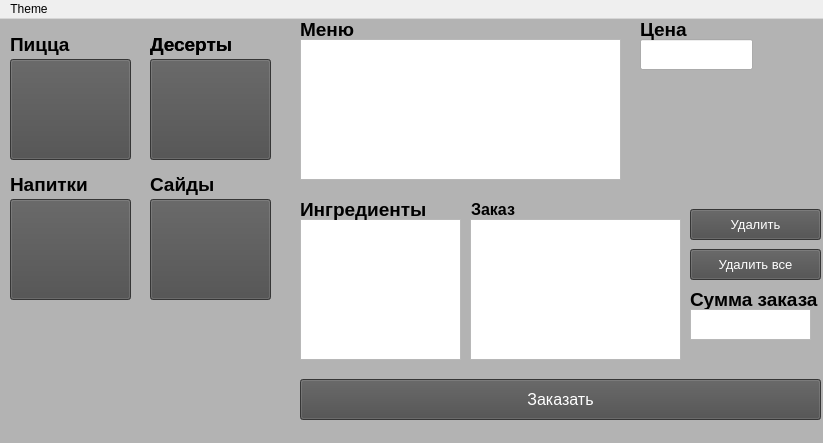
<?xml version="1.0" encoding="UTF-8"?>
<ui version="4.0">
 <class>MainWindow</class>
 <widget class="QMainWindow" name="MainWindow">
  <property name="geometry">
   <rect>
    <x>0</x>
    <y>0</y>
    <width>823</width>
    <height>443</height>
   </rect>
  </property>
  <property name="minimumSize">
   <size>
    <width>567</width>
    <height>186</height>
   </size>
  </property>
  <property name="maximumSize">
   <size>
    <width>1111111</width>
    <height>16777215</height>
   </size>
  </property>
  <property name="cursor">
   <cursorShape>PointingHandCursor</cursorShape>
  </property>
  <property name="contextMenuPolicy">
   <enum>Qt::NoContextMenu</enum>
  </property>
  <property name="windowTitle">
   <string>Школьная столовая</string>
  </property>
  <property name="windowIcon">
   <iconset theme="Школьнаястоловая">
    <normaloff>../ЛМВ-6 – копія</normaloff>../ЛМВ-6 – копія</iconset>
  </property>
  <property name="layoutDirection">
   <enum>Qt::LeftToRight</enum>
  </property>
  <property name="autoFillBackground">
   <bool>false</bool>
  </property>
  <property name="styleSheet">
   <string notr="true">QMainWindow{
background-color: rgb(179, 179, 179);
}
QPushButton{
background-color: rgb(76, 76, 76);
	color: rgb(255, 255, 255)

}
</string>
  </property>
  <property name="toolButtonStyle">
   <enum>Qt::ToolButtonFollowStyle</enum>
  </property>
  <property name="documentMode">
   <bool>false</bool>
  </property>
  <property name="unifiedTitleAndToolBarOnMac">
   <bool>false</bool>
  </property>
  <widget class="QWidget" name="centralwidget">
   <widget class="QLabel" name="label">
    <property name="geometry">
     <rect>
      <x>300</x>
      <y>0</y>
      <width>61</width>
      <height>21</height>
     </rect>
    </property>
    <property name="font">
     <font>
      <pointsize>14</pointsize>
      <weight>75</weight>
      <bold>true</bold>
     </font>
    </property>
    <property name="text">
     <string>Меню</string>
    </property>
   </widget>
   <widget class="QLabel" name="label_2">
    <property name="enabled">
     <bool>true</bool>
    </property>
    <property name="geometry">
     <rect>
      <x>470</x>
      <y>180</y>
      <width>61</width>
      <height>21</height>
     </rect>
    </property>
    <property name="font">
     <font>
      <pointsize>12</pointsize>
      <weight>75</weight>
      <bold>true</bold>
     </font>
    </property>
    <property name="mouseTracking">
     <bool>true</bool>
    </property>
    <property name="autoFillBackground">
     <bool>false</bool>
    </property>
    <property name="styleSheet">
     <string notr="true"/>
    </property>
    <property name="frameShape">
     <enum>QFrame::NoFrame</enum>
    </property>
    <property name="frameShadow">
     <enum>QFrame::Plain</enum>
    </property>
    <property name="lineWidth">
     <number>0</number>
    </property>
    <property name="text">
     <string>Заказ</string>
    </property>
    <property name="textFormat">
     <enum>Qt::PlainText</enum>
    </property>
    <property name="indent">
     <number>1</number>
    </property>
   </widget>
   <widget class="QPushButton" name="del_dish">
    <property name="geometry">
     <rect>
      <x>690</x>
      <y>190</y>
      <width>131</width>
      <height>31</height>
     </rect>
    </property>
    <property name="font">
     <font>
      <pointsize>10</pointsize>
     </font>
    </property>
    <property name="text">
     <string>Удалить</string>
    </property>
   </widget>
   <widget class="QPushButton" name="make_order">
    <property name="geometry">
     <rect>
      <x>300</x>
      <y>360</y>
      <width>521</width>
      <height>41</height>
     </rect>
    </property>
    <property name="font">
     <font>
      <pointsize>12</pointsize>
     </font>
    </property>
    <property name="text">
     <string>Заказать</string>
    </property>
   </widget>
   <widget class="QListWidget" name="order">
    <property name="geometry">
     <rect>
      <x>470</x>
      <y>200</y>
      <width>211</width>
      <height>141</height>
     </rect>
    </property>
    <property name="font">
     <font>
      <pointsize>14</pointsize>
     </font>
    </property>
    <property name="styleSheet">
     <string notr="true"/>
    </property>
   </widget>
   <widget class="QPushButton" name="del_all">
    <property name="geometry">
     <rect>
      <x>690</x>
      <y>230</y>
      <width>131</width>
      <height>31</height>
     </rect>
    </property>
    <property name="font">
     <font>
      <pointsize>10</pointsize>
     </font>
    </property>
    <property name="text">
     <string>Удалить все</string>
    </property>
   </widget>
   <widget class="QListWidget" name="menuWidg">
    <property name="geometry">
     <rect>
      <x>300</x>
      <y>20</y>
      <width>321</width>
      <height>141</height>
     </rect>
    </property>
    <property name="font">
     <font>
      <pointsize>14</pointsize>
     </font>
    </property>
    <property name="styleSheet">
     <string notr="true"/>
    </property>
   </widget>
   <widget class="QLabel" name="for_pic">
    <property name="geometry">
     <rect>
      <x>10</x>
      <y>290</y>
      <width>271</width>
      <height>141</height>
     </rect>
    </property>
    <property name="font">
     <font>
      <pointsize>14</pointsize>
     </font>
    </property>
    <property name="autoFillBackground">
     <bool>false</bool>
    </property>
    <property name="text">
     <string/>
    </property>
   </widget>
   <widget class="QLabel" name="label_4">
    <property name="geometry">
     <rect>
      <x>690</x>
      <y>270</y>
      <width>141</width>
      <height>21</height>
     </rect>
    </property>
    <property name="font">
     <font>
      <pointsize>14</pointsize>
      <weight>75</weight>
      <bold>true</bold>
     </font>
    </property>
    <property name="text">
     <string>Сумма заказа</string>
    </property>
   </widget>
   <widget class="QListWidget" name="menuWidg_2">
    <property name="geometry">
     <rect>
      <x>690</x>
      <y>290</y>
      <width>121</width>
      <height>31</height>
     </rect>
    </property>
    <property name="font">
     <font>
      <pointsize>14</pointsize>
     </font>
    </property>
    <property name="styleSheet">
     <string notr="true"/>
    </property>
   </widget>
   <widget class="QPushButton" name="pizza">
    <property name="geometry">
     <rect>
      <x>10</x>
      <y>40</y>
      <width>121</width>
      <height>101</height>
     </rect>
    </property>
    <property name="minimumSize">
     <size>
      <width>121</width>
      <height>101</height>
     </size>
    </property>
    <property name="maximumSize">
     <size>
      <width>121</width>
      <height>101</height>
     </size>
    </property>
    <property name="text">
     <string/>
    </property>
   </widget>
   <widget class="QPushButton" name="drinks">
    <property name="geometry">
     <rect>
      <x>10</x>
      <y>180</y>
      <width>121</width>
      <height>101</height>
     </rect>
    </property>
    <property name="minimumSize">
     <size>
      <width>121</width>
      <height>101</height>
     </size>
    </property>
    <property name="maximumSize">
     <size>
      <width>121</width>
      <height>101</height>
     </size>
    </property>
    <property name="text">
     <string/>
    </property>
   </widget>
   <widget class="QPushButton" name="desserts">
    <property name="geometry">
     <rect>
      <x>150</x>
      <y>40</y>
      <width>121</width>
      <height>101</height>
     </rect>
    </property>
    <property name="minimumSize">
     <size>
      <width>121</width>
      <height>101</height>
     </size>
    </property>
    <property name="maximumSize">
     <size>
      <width>121</width>
      <height>101</height>
     </size>
    </property>
    <property name="text">
     <string/>
    </property>
   </widget>
   <widget class="QPushButton" name="sides">
    <property name="geometry">
     <rect>
      <x>150</x>
      <y>180</y>
      <width>121</width>
      <height>101</height>
     </rect>
    </property>
    <property name="text">
     <string/>
    </property>
   </widget>
   <widget class="QListWidget" name="listWidget">
    <property name="geometry">
     <rect>
      <x>300</x>
      <y>200</y>
      <width>161</width>
      <height>141</height>
     </rect>
    </property>
    <property name="font">
     <font>
      <pointsize>14</pointsize>
     </font>
    </property>
   </widget>
   <widget class="QLabel" name="label_3">
    <property name="geometry">
     <rect>
      <x>300</x>
      <y>180</y>
      <width>151</width>
      <height>21</height>
     </rect>
    </property>
    <property name="font">
     <font>
      <pointsize>14</pointsize>
      <weight>75</weight>
      <bold>true</bold>
     </font>
    </property>
    <property name="text">
     <string>Ингредиенты</string>
    </property>
   </widget>
   <widget class="QLineEdit" name="price_dish">
    <property name="geometry">
     <rect>
      <x>640</x>
      <y>20</y>
      <width>113</width>
      <height>31</height>
     </rect>
    </property>
    <property name="font">
     <font>
      <pointsize>14</pointsize>
     </font>
    </property>
   </widget>
   <widget class="QLabel" name="label_5">
    <property name="geometry">
     <rect>
      <x>640</x>
      <y>0</y>
      <width>71</width>
      <height>21</height>
     </rect>
    </property>
    <property name="font">
     <font>
      <pointsize>14</pointsize>
      <weight>75</weight>
      <bold>true</bold>
     </font>
    </property>
    <property name="text">
     <string>Цена</string>
    </property>
   </widget>
   <widget class="QLabel" name="label_6">
    <property name="geometry">
     <rect>
      <x>10</x>
      <y>10</y>
      <width>101</width>
      <height>31</height>
     </rect>
    </property>
    <property name="font">
     <font>
      <pointsize>14</pointsize>
      <weight>75</weight>
      <bold>true</bold>
     </font>
    </property>
    <property name="text">
     <string>Пицца</string>
    </property>
   </widget>
   <widget class="QLabel" name="label_7">
    <property name="geometry">
     <rect>
      <x>10</x>
      <y>150</y>
      <width>101</width>
      <height>31</height>
     </rect>
    </property>
    <property name="font">
     <font>
      <pointsize>14</pointsize>
      <weight>75</weight>
      <bold>true</bold>
     </font>
    </property>
    <property name="text">
     <string>Напитки</string>
    </property>
   </widget>
   <widget class="QLabel" name="label_8">
    <property name="geometry">
     <rect>
      <x>150</x>
      <y>10</y>
      <width>101</width>
      <height>31</height>
     </rect>
    </property>
    <property name="font">
     <font>
      <pointsize>14</pointsize>
      <weight>75</weight>
      <bold>true</bold>
     </font>
    </property>
    <property name="text">
     <string>Десерты</string>
    </property>
   </widget>
   <widget class="QLabel" name="label_9">
    <property name="geometry">
     <rect>
      <x>150</x>
      <y>10</y>
      <width>101</width>
      <height>31</height>
     </rect>
    </property>
    <property name="font">
     <font>
      <pointsize>14</pointsize>
      <weight>75</weight>
      <bold>true</bold>
     </font>
    </property>
    <property name="text">
     <string>Десерты</string>
    </property>
   </widget>
   <widget class="QLabel" name="label_10">
    <property name="geometry">
     <rect>
      <x>150</x>
      <y>150</y>
      <width>101</width>
      <height>31</height>
     </rect>
    </property>
    <property name="font">
     <font>
      <pointsize>14</pointsize>
      <weight>75</weight>
      <bold>true</bold>
     </font>
    </property>
    <property name="text">
     <string>Сайды</string>
    </property>
   </widget>
   <zorder>label</zorder>
   <zorder>label_2</zorder>
   <zorder>del_dish</zorder>
   <zorder>make_order</zorder>
   <zorder>order</zorder>
   <zorder>del_all</zorder>
   <zorder>menuWidg</zorder>
   <zorder>label_4</zorder>
   <zorder>menuWidg_2</zorder>
   <zorder>pizza</zorder>
   <zorder>drinks</zorder>
   <zorder>desserts</zorder>
   <zorder>sides</zorder>
   <zorder>listWidget</zorder>
   <zorder>label_3</zorder>
   <zorder>for_pic</zorder>
   <zorder>price_dish</zorder>
   <zorder>label_5</zorder>
   <zorder>label_6</zorder>
   <zorder>label_7</zorder>
   <zorder>label_8</zorder>
   <zorder>label_9</zorder>
   <zorder>label_10</zorder>
  </widget>
  <widget class="QMenuBar" name="menuBar">
   <property name="geometry">
    <rect>
     <x>0</x>
     <y>0</y>
     <width>823</width>
     <height>21</height>
    </rect>
   </property>
   <widget class="QMenu" name="menuTheme">
    <property name="title">
     <string>Theme</string>
    </property>
    <addaction name="actionGreen"/>
    <addaction name="actionWhite"/>
   </widget>
   <addaction name="menuTheme"/>
  </widget>
  <action name="actionGreen">
   <property name="text">
    <string>Green</string>
   </property>
  </action>
  <action name="actionWhite">
   <property name="text">
    <string>White</string>
   </property>
  </action>
 </widget>
 <resources/>
 <connections/>
</ui>
